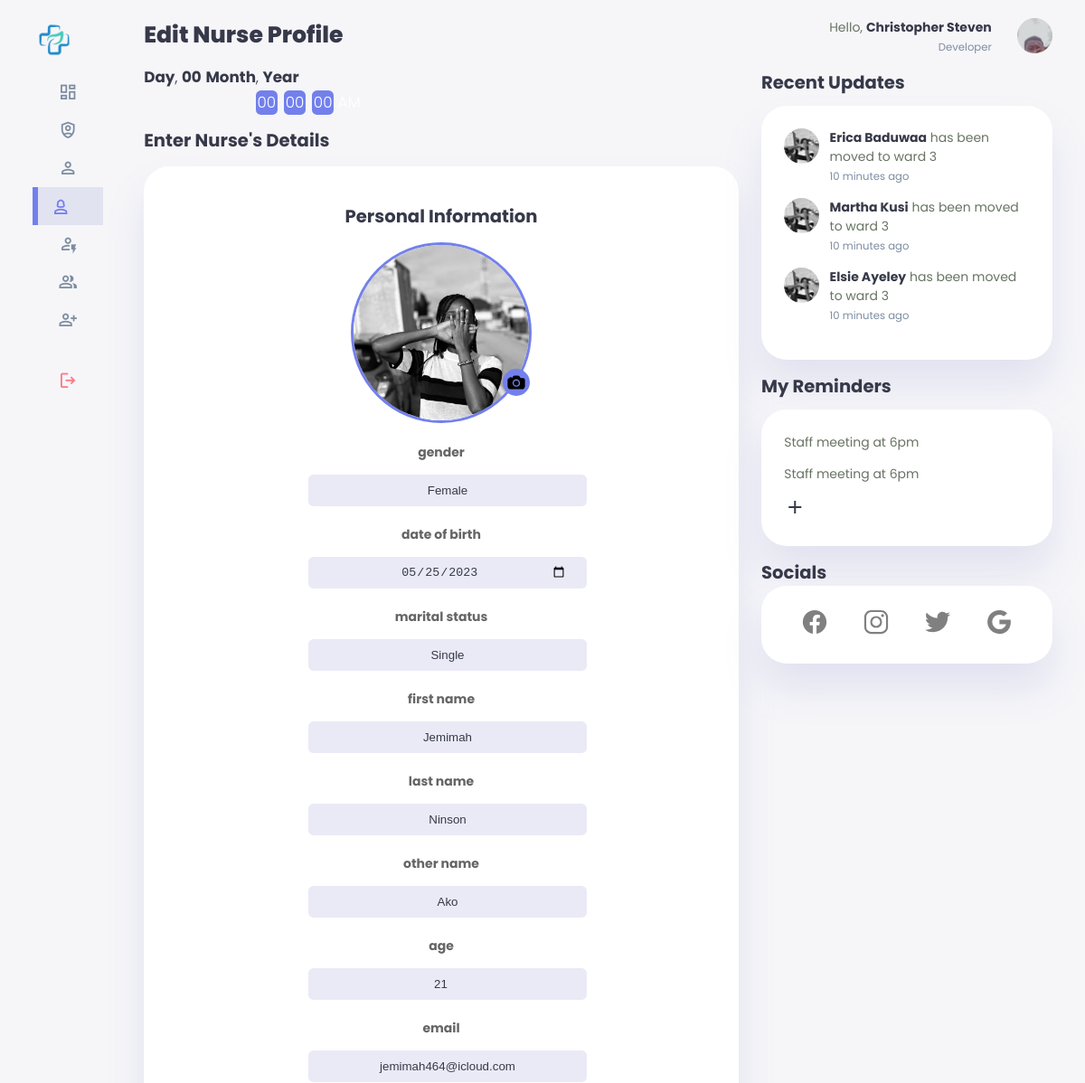
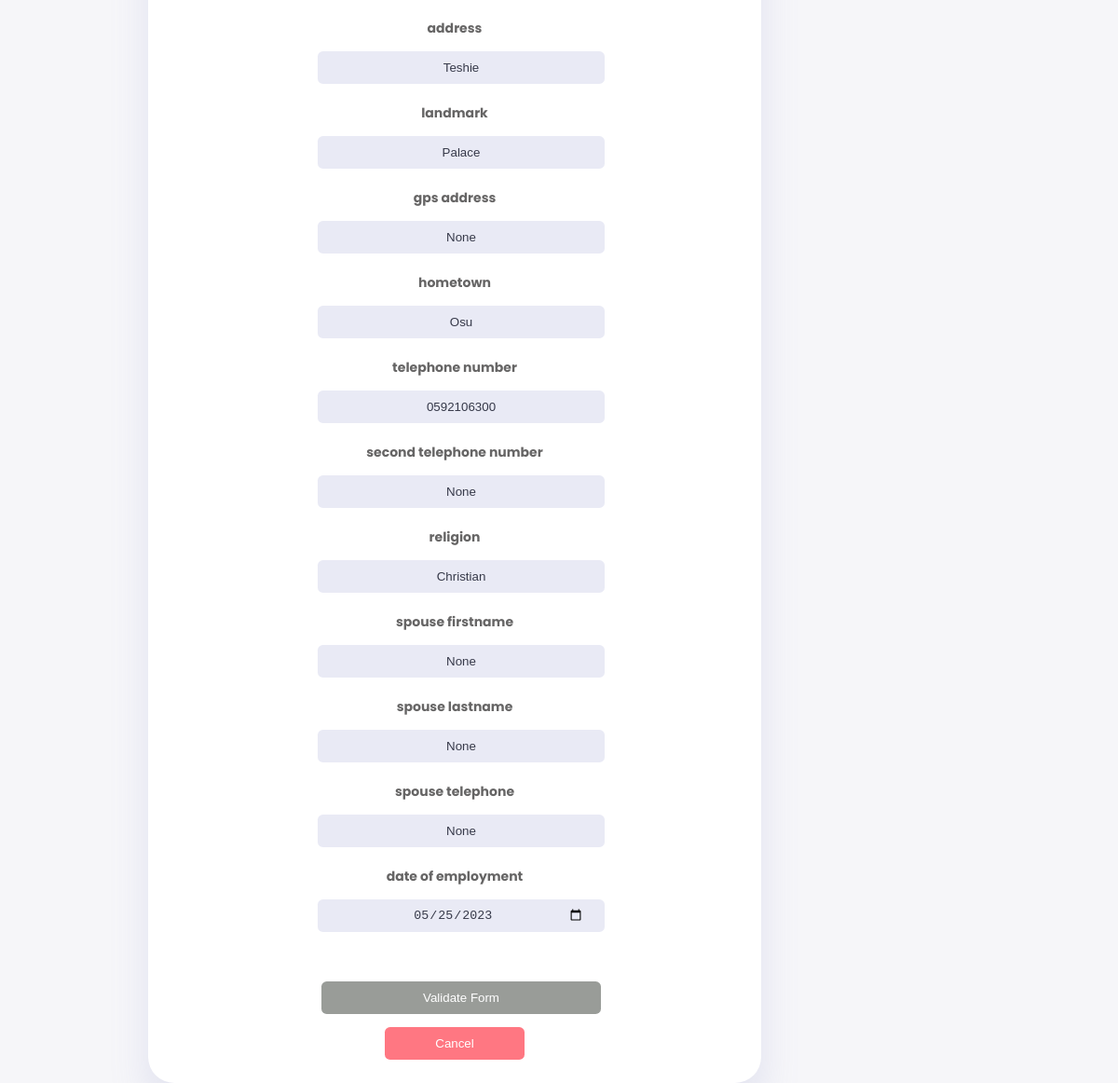
The app's page /developer/editnursedeveloper.php?editid=1 (signed in) with its own data (2 pictures, top to bottom).
### tables this page shows
CREATE TABLE `nurses` (
  `id` int(11) NOT NULL,
  `firstname` varchar(255) NOT NULL,
  `lastname` varchar(255) NOT NULL,
  `othername` varchar(255) NOT NULL,
  `age` varchar(255) NOT NULL,
  `gender` varchar(255) NOT NULL,
  `marital_status` varchar(255) NOT NULL,
  `image` varchar(255) NOT NULL,
  `date_of_birth` date NOT NULL,
  `address` varchar(255) NOT NULL,
  `gps_address` varchar(255) NOT NULL,
  `landmark` varchar(255) NOT NULL,
  `hometown` varchar(255) NOT NULL,
  `telephone1` varchar(255) NOT NULL,
  `telephone2` varchar(255) NOT NULL,
  `religion` varchar(255) NOT NULL,
  `spouse_firstname` varchar(255) NOT NULL,
  `spouse_lastname` varchar(255) NOT NULL,
  `spouse_telephone` varchar(255) NOT NULL,
  `date_of_employment` varchar(255) NOT NULL,
  `added_by` varchar(255) NOT NULL,
  `email` varchar(255) NOT NULL,
  `date_added` date NOT NULL
);

### developer/editnursedeveloper.php (the view, shortened to what this page needs)
<?php
include '../connection.php';
$username= $_SESSION['username'];
$sql= "SELECT * FROM `admins` WHERE username= '$username'";
$result= mysqli_query($con,$sql);
$row= mysqli_fetch_assoc($result);
$adminimage= $row['image'];
$position=$row['position'];
$admin_firstname=$row['firstname'];
$admin_lastname=" ".$row['lastname'];
$user_fullname= $admin_firstname.$admin_lastname;
$id = $_GET['editid'];
$sqlview= "SELECT * from `nurses` WHERE id=$id";
$resultview=mysqli_query($con,$sqlview);
$rowview=mysqli_fetch_assoc($resultview);
$firstname=$rowview['firstname'];
$lastname=$rowview['lastname'];
$othername=$rowview['othername'];
$age=$rowview['age'];
$email=$rowview['email'];
$gender=$rowview['gender'];
$marital_status=$rowview['marital_status'];
$date_of_birth=$rowview['date_of_birth'];
$address=$rowview['address'];
$gps_address=$rowview['gps_address'];
$landmark=$rowview['landmark'];
$hometown=$rowview['hometown'];
$telephone1=$rowview['telephone1'];
$telephone2=$rowview['telephone2'];
$religion=$rowview['religion'];
$spouse_firstname=$rowview['spouse_firstname'];
$spouse_lastname=$rowview['spouse_lastname'];
$spouse_telephone=$rowview['spouse_telephone'];
$date_of_employment=$rowview['date_of_employment'];
$image=$rowview['image'];
?>
<!DOCTYPE html>
<html lang="en">
<head>
    <link rel="stylesheet" href="../css/addnewteacherheadma.css">
</head>
<body onload="initClock()">
    <div class="container">
        <aside>
            <div class="top">
                <div class="logo">
                    <div class="ring"></div>
                    <img src="../developerimages/logo.png" alt="logo">
                </div>
            </div>
            <div class="sidebar">
                <a href="./overviewdeveloper.php">
                    <span class="material-symbols-outlined">dashboard</span>
                </a>
                <a href="./adminsdeveloper.php">
                    <span class="material-symbols-outlined">shield_person</span>
                </a>
                <a href="./doctorsdeveloper.php">
                    <span class="material-symbols-outlined">person</span>
                </a>
                <a href="./nursesdeveloper.php" class="active">
                    <span class="material-symbols-outlined">person_3</span>
                </a>
                <a href="./patientsdeveloper.php">
                    <span class="material-symbols-outlined">recent_patient</span>
                </a>
                <a href="./staffdeveloper.php">
                    <span class="material-symbols-outlined">group</span>
                </a>
                <a href="./addnewdeveloper.php">
                    <span class="material-symbols-outlined">person_add</span>
                </a>
                <a href="../logout.php">
                    <span class="material-symbols-outlined">logout</span>
                </a>
            </div>
        </aside>
        <main>
            <h1>Edit Nurse Profile</h1>
            <div class="datetime">
                <div class="date">
                    <b><span id="dayname">Day</span></b>,
                    <b><span id="daynum">00</span></b>
                    <b><span id="month">Month</span></b>,
                    <b><span id="year">Year</span></b>
                </div>
                <div class="time">
                    <span id="hours">00</span>:
                    <span id="minutes">00</span>:
                    <span id="seconds">00</span>
                    <span id="period">AM</span>
                </div>
            </div>
            <h2>Enter Nurse's Details</h2>
            <div class="form-format">
                <div class="form">
                    <form action="" method="post" enctype="multipart/form-data" id="form">
                        <h2 class="form-legend">Personal Information</h2>
                        <div class="wrapper">
                            <div class="image-container">
                                <img src="<?php echo $image;?>" alt="upload image" id="person-image">
                            </div>
                            <label for="image">
                            </label>
                        </div>
                        <div class="form-divisions">
                            <h4 class="select-heading">gender</h4>
                             <input type="text" name="gender" id="gender" placeholder="enter gender" value=<?php echo $gender;?>>
                        </div>
                        <div class="form-divisions">
                            <h4 class="select-heading">date of birth</h4>
                            <input type="date" name="date_of_birth" id="date_of_birth" placeholder="enter date of birth" value=<?php echo $date_of_birth;?>>
                        </div>
                        <div class="form-divisions">
                            <h4 class="select-heading">marital status</h4>
                            <input type="text" name="marital_status" id="marital_status" placeholder="enter marital status" value=<?php echo $marital_status;?>>
                        </div>
                        <div class="form-divisions">
                            <h4 class="select-heading">first name</h4>
                            <input type="text" name="firstname" id="firstname" placeholder="enter first name" value=<?php echo $firstname;?>>
                        </div>
                        <div class="form-divisions">
                            <h4 class="select-heading">last name</h4>
                            <input type="text" name="lastname" id="lastname" placeholder="enter last name" value=<?php echo $lastname;?>>
                        </div>
                        <div class="form-divisions">
                            <h4 class="select-heading">other name</h4>
                            <input type="text" name="othername" id="othername" placeholder="enter other name" value=<?php echo $othername;?>>
                        </div>
                        <div class="form-divisions">
                            <h4 class="select-heading">age</h4>
                            <input type="number" name="age" id="age" placeholder="enter age" min="18" max="80" value=<?php echo $age;?>>
                        </div>
                        <div class="form-divisions">
                            <h4 class="select-heading">email</h4>
                            <input type="email" name="email" id="email" placeholder="enter email address" value=<?php echo $email;?>>
                        </div>
                        <div class="form-divisions">
                            <h4 class="select-heading">address</h4>
                            <input type="text" name="address" id="address" placeholder="enter residential address" value=<?php echo $address;?>>
                        </div>
                        <div class="form-divisions">
                            <h4 class="select-heading">landmark</h4>
                            <input type="text" name="landmark" id="landmark" placeholder="enter landmark" value=<?php echo $landmark;?>>
                        </div>
                        <div class="form-divisions">
                            <h4 class="select-heading">gps address</h4>
                            <input type="text" name="gps_address" id="gps_address" placeholder="enter gps address of residence" value=<?php echo $gps_address;?>>
                        </div>
                        <div class="form-divisions">
                            <h4 class="select-heading">hometown</h4>
                            <input type="text" name="hometown" id="hometown" placeholder="enter hometown" value=<?php echo $hometown;?>>
                        </div>
                        <div class="form-divisions">
                            <h4 class="select-heading">telephone number</h4>
                            <input type="tel" name="telephone1" id="telephone1" placeholder="enter phone number" minlength="10" maxlength="10" value=<?php echo $telephone1;?>>
                        </div>
                        <div class="form-divisions">
                            <h4 class="select-heading"> second telephone number</h4>
                            <input type="tel" name="telephone2" id="telephone2" placeholder="enter second phone number(optional)" minlength="10" maxlength="10" value=<?php echo $telephone2;?>>
                        </div>
                        <div class="form-divisions">
                            <h4 class="select-heading">religion</h4>
                            <input type="text" name="religion" id="religion" placeholder="enter religion" value=<?php echo $religion;?>>
                        </div>
                        <div class="form-divisions">
                            <h4 class="select-heading">spouse firstname</h4>
                            <input type="text" name="spouse_firstname" id="spouse_firstname" placeholder="if married, enter spouse firstname" value=<?php echo $spouse_firstname;?>>
                        </div>
                        <div class="form-divisions">
                            <h4 class="select-heading">spouse lastname</h4>
                            <input type="text" name="spouse_lastname" id="spouse_lastname" placeholder="if married, enter spouse lastname" value=<?php echo $spouse_lastname;?>>
                        </div>
                        <div class="form-divisions">
                            <h4 class="select-heading">spouse telephone</h4>
                            <input type="tel" name="spouse_telephone" id="spouse_telephone" placeholder="enter spouse telephone number" maxlength="10" value=<?php echo $spouse_telephone;?>>
                        </div>
                        <div class="form-divisions">
                            <h4 class="select-heading">date of employment</h4>
                            <input type="date" name="date_of_employment" id="date_of_employment" placeholder="enter date of employment" value=<?php echo $date_of_employment;?>>
                        </div>
                        <div class="form-divisions">
                            <input type="submit" name="submit" value="Validate Form" id="submit">
                        </div>
                    </form>
                    <div class="form-divisions">
                        <button id="cancel-add" onclick="location.href='./nursesdeveloper.php'">Cancel</button>
                    </div>
                </div>
            </div>
        </main>
        <div class="right">
            <div class="top">
                <div class="profile" onclick="location.href='./developerprofile.php'">
                    <div class="info">
                        <p>Hello, <b><?php echo $user_fullname; ?></b></p>
                        <small class="text-muted"><?php echo $position; ?></small>
                    </div>
                    <div class="profile-photo">
                        <img src="<?php echo $adminimage;?>" alt="">
                    </div>
                </div>
            </div>
            <div class="recent-updates">
                <h2>Recent Updates</h2>
                <div class="updates">
                    <div class="update">
                        <div class="profile-photo">
                           <img src="../developerimages/lizzy.jpg" alt="updated person profile 1">
                        </div>
                        <div class="message">
                           <p><b>Erica Baduwaa</b> has been moved to ward 3</p>
                           <small class="text-muted">10 minutes ago</small>
                        </div>
                    </div>
                    <div class="update">
                        <div class="profile-photo">
                            <img src="../developerimages/lizzy.jpg" alt="updated person profile 1">
                        </div>
                        <div class="message">
                            <p><b>Martha Kusi</b> has been moved to ward 3</p>
                            <small class="text-muted">10 minutes ago</small>
                        </div>
                    </div>
                    <div class="update">
                        <div class="profile-photo">
                           <img src="../developerimages/lizzy.jpg" alt="updated person profile 1">
                        </div>
                        <div class="message">
                            <p><b>Elsie Ayeley</b> has been moved to ward 3</p>
                           <small class="text-muted">10 minutes ago</small>
                        </div>
                    </div>
                </div>
            </div>
            <div class="notes-section">
                <h2>My Reminders</h2>
                <div class="notes">
                    <div class="note">
                        <p>Staff meeting at 6pm</p>
                    </div>
                    <div class="note">
                        <p>Staff meeting at 6pm</p>
                    </div>
                    <a href="./reminders.php">
                        <span class="material-symbols-outlined">add</span>
                    </a>
                </div>
            </div>
            <div class="socials-and-website">
                <h2>Socials</h2>
                <div class="social-icons">
                    <a href="https://www.facebook.com/" id="facebook">
                    </a>
                    <a href="https://www.instagram.com/" id="instagram">
                    </a>
                    <a href="https://www.twitter.com/" id="twitter">
                    </a>
                    <a href="https://www.google.com/" id="google">
                    </a>
                </div>
            </div>
        </div>
    </div>
</body>
</html>

### records on screen
nurses: image (picture), gender "Female", date_of_birth "05/25/2023", marital_status "Single", firstname "Jemimah", lastname "Ninson", othername "Ako", age "21", email "jemimah464@icloud.com", address "Teshie", landmark "Palace", gps_address "None", hometown "Osu", telephone1 "0592106300", telephone2 "None", religion "Christian", spouse_firstname "None", spouse_lastname "None", spouse_telephone "None", date_of_employment "05/25/2023"

### other values on screen
$user_fullname "Christopher Steven"
$position "Developer"
